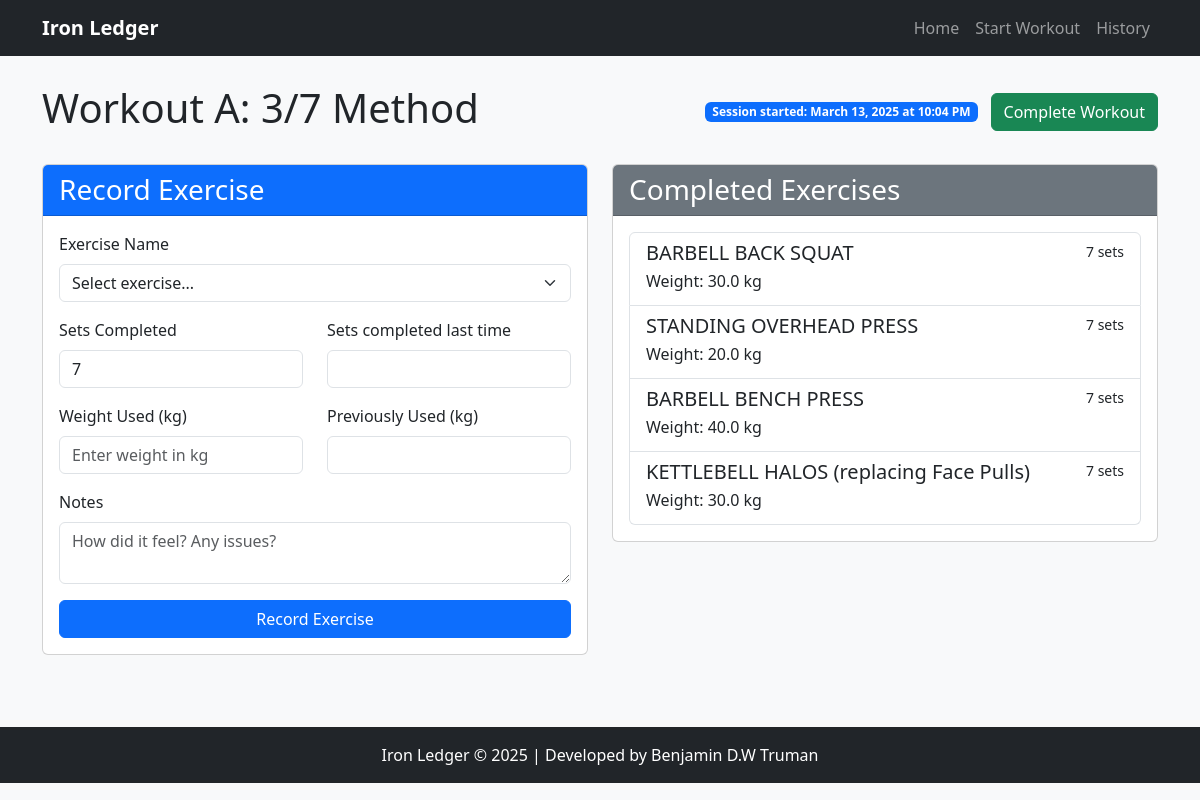
The app's page /track_session/2 with its own data.
### app.py (models this page shows)
class Workout(db.Model):
    id = db.Column(db.Integer, primary_key=True)
    name = db.Column(db.String(100), nullable=False)
    description = db.Column(db.Text, nullable=True)
    content = db.Column(db.Text, nullable=False)
    exercises = db.Column(db.Text, nullable=True)
    sessions = db.relationship('Session', backref='workout', lazy=True)

class Session(db.Model):
    id = db.Column(db.Integer, primary_key=True)
    date = db.Column(db.DateTime, nullable=False, default=datetime.utcnow)
    workout_id = db.Column(db.Integer, db.ForeignKey('workout.id'), nullable=False)
    notes = db.Column(db.Text)
    completed_exercises = db.relationship('CompletedExercise', backref='session', lazy=True, cascade="all, delete-orphan")

class CompletedExercise(db.Model):
    id = db.Column(db.Integer, primary_key=True)
    session_id = db.Column(db.Integer, db.ForeignKey('session.id'), nullable=False)
    exercise_name = db.Column(db.String(100), nullable=False)
    sets_completed = db.Column(db.Integer, nullable=False)
    weight = db.Column(db.Float)
    notes = db.Column(db.Text)

### app.py (the view, shortened to what this page needs)
@app.route('/track_session/<int:session_id>', methods=['GET', 'POST'])
def track_session(session_id):
    session = Session.query.get_or_404(session_id)
    return render_template('track_session.html', session=session)

### app.py (called while the page is built)
@app.context_processor
def inject_now():
    return {'now': datetime.now()}

### templates/track_session.html (shortened to what this page needs)
{% extends 'base.html' %}
{% block content %}
<div class="row">
    <div class="col-md-12">
        <div class="d-flex justify-content-between align-items-center mb-4">
            <h1>{{ session.workout.name }}</h1>
            <div>
                <span class="badge bg-primary">Session started: {{ session.date.strftime('%B %d, %Y at %I:%M %p') }}</span>
                <a href="{{ url_for('complete_session', session_id=session.id) }}" class="btn btn-success ms-2">Complete Workout</a>
            </div>
        </div>
        <div class="row">
            <div class="col-md-6">
                <div class="card mb-4">
                    <div class="card-header bg-primary text-white">
                        <h3 class="mb-0">Record Exercise</h3>
                    </div>
                    <div class="card-body">
                        <form method="POST" action="{{ url_for('track_session', session_id=session.id) }}">
                            <div class="mb-3">
                                <label for="exercise_name" class="form-label">Exercise Name</label>
                                <select class="form-select" id="exercise_name" name="exercise_name" required>
                                    <option value="" selected disabled>Select exercise...</option>
                                </select>
                            </div>
                            <div class="row">
                                <div class="col-md-6">
                                    <div class="mb-3">
                                        <label for="sets_completed" class="form-label">Sets Completed</label>
                                        <input type="number" class="form-control" id="sets_completed" name="sets_completed" value="7" min="1" max="10" required>
                                    </div>
                                </div>
                                <div class="col-md-6">
                                    <div class="mb-3">
                                        <label for="previous_sets" class="form-label">Sets completed last time</label>
                                        <input type="text" class="form-control" id="previous_sets" readonly>
                                    </div>
                                </div>
                            </div>
                            <div class="row">
                                <div class="col-md-6">
                                    <div class="mb-3">
                                        <label for="weight" class="form-label">Weight Used (kg)</label>
                                        <input type="number" step="0.5" class="form-control" id="weight" name="weight" placeholder="Enter weight in kg">
                                    </div>
                                </div>
                                <div class="col-md-6">
                                    <div class="mb-3">
                                        <label for="previous_weight" class="form-label">Previously Used (kg)</label>
                                        <input type="text" class="form-control" id="previous_weight" readonly>
                                    </div>
                                </div>
                            </div>
                            <div class="mb-3">
                                <label for="notes" class="form-label">Notes</label>
                                <textarea class="form-control" id="notes" name="notes" rows="2" placeholder="How did it feel? Any issues?"></textarea>
                            </div>
                            <div class="d-grid">
                                <button type="submit" class="btn btn-primary">Record Exercise</button>
                            </div>
                        </form>
                    </div>
                </div>
            </div>
            <div class="col-md-6">
                <div class="card">
                    <div class="card-header bg-secondary text-white">
                        <h3 class="mb-0">Completed Exercises</h3>
                    </div>
                    <div class="card-body">
                        {% if session.completed_exercises %}
                            <div class="list-group">
                                {% for exercise in session.completed_exercises %}
                                <div class="list-group-item">
                                    <div class="d-flex w-100 justify-content-between">
                                        <h5 class="mb-1">{{ exercise.exercise_name }}</h5>
                                        <small>{{ exercise.sets_completed }} sets</small>
                                    </div>
                                    <p class="mb-1">
                                        {% if exercise.weight %}
                                        Weight: {{ exercise.weight }} kg
                                        {% endif %}
                                    </p>
                                </div>
                                {% endfor %}
                            </div>
                        {% else %}
                            <div class="alert alert-info">
                                No exercises recorded yet. Start recording your exercises!
                            </div>
                        {% endif %}
                    </div>
                </div>
            </div>
        </div>
    </div>
</div>
{% endblock %}

### templates/base.html (style rules this page uses)
body { padding-top: 60px; background-color: #f8f9fa; }

### records on screen
Workout: workout.name "Workout A: 3/7 Method"
CompletedExercise: exercise_name "BARBELL BACK SQUAT", sets_completed "7", weight "30.0"
CompletedExercise: exercise_name "STANDING OVERHEAD PRESS", sets_completed "7", weight "20.0"
CompletedExercise: exercise_name "BARBELL BENCH PRESS", sets_completed "7", weight "40.0"
CompletedExercise: exercise_name "KETTLEBELL HALOS (replacing Face Pulls)", sets_completed "7", weight "30.0"

### other values on screen
{{ session.date.strftime('%B %d, %Y at %I:%M %p') }} "March 13, 2025 at 10:04 PM"
